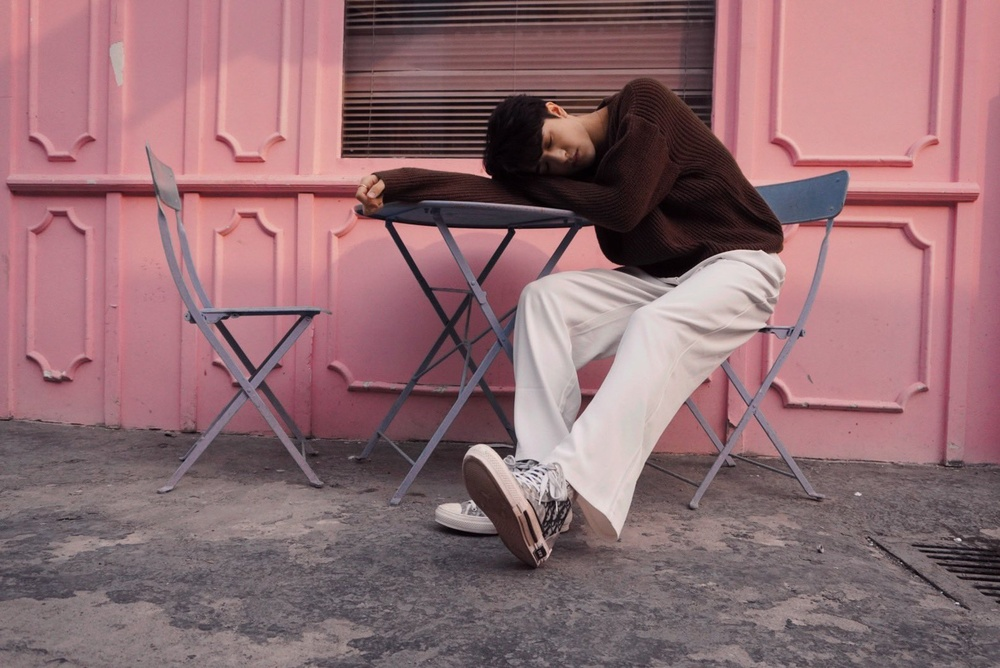
#> input picture Activity/Activity#3/image1.jpg, 1000 x 668 px, shrunk from 1566 x 1046 before the run
$ jupyter execute Lab3.2.ipynb
#> lines starting #> are read from the running program, lines starting #| are printed output that depends on the picture
[cell 1]
import cv2
import numpy as np
import matplotlib.pyplot as plt

[cell 2]
def pltHist (img):
    for k in range(len(img)):
        for i,col in enumerate(["r","g","b"]):
            hist = cv2.calcHist([img[k]],[i],None,[256],[0,255])
            ax[k,1].plot(hist,color = col)

[cell 3]
image = cv2.cvtColor(cv2.imread("image1.jpg"),cv2.COLOR_BGR2RGB)

#
r =cv2.equalizeHist(image[:,:,0])
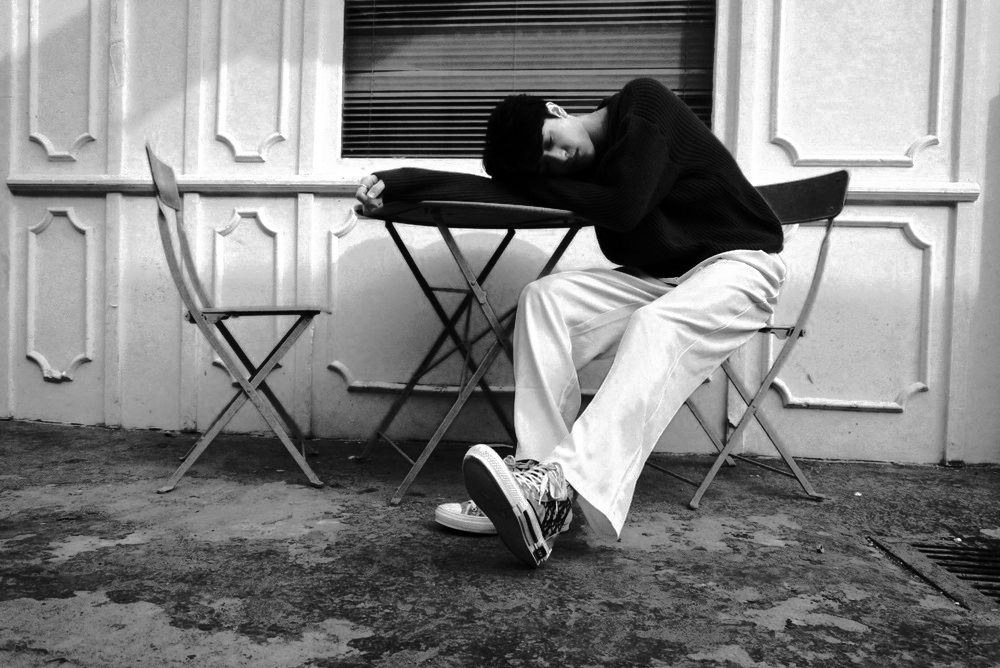
#> r: shape (668, 1000); min 0, max 255, mean 128.2
g =cv2.equalizeHist(image[:,:,1])
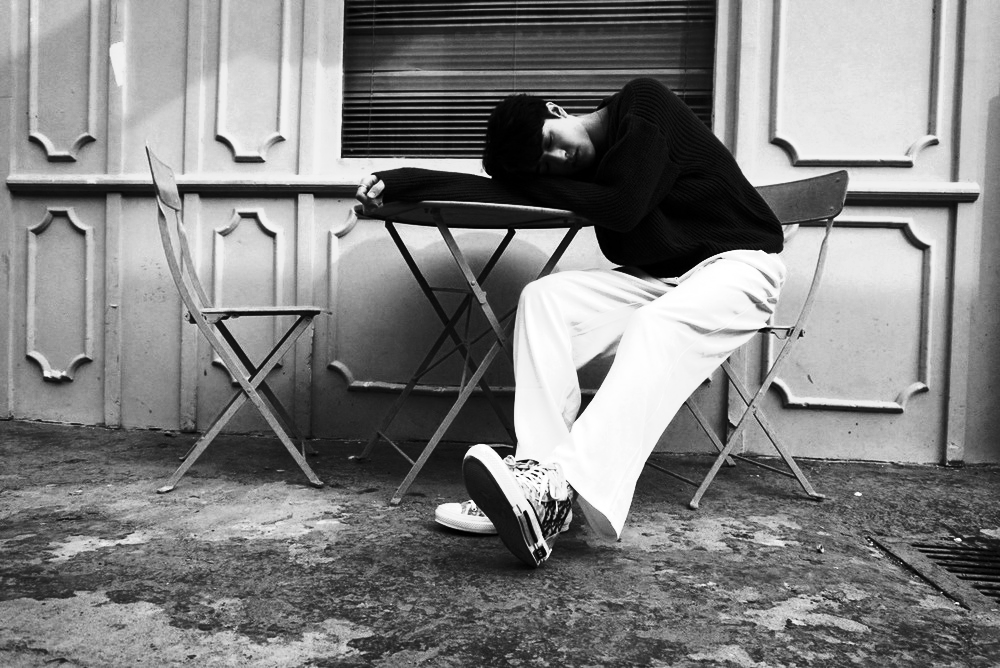
#> g: shape (668, 1000); min 0, max 255, mean 128.4
b =cv2.equalizeHist(image[:,:,2])
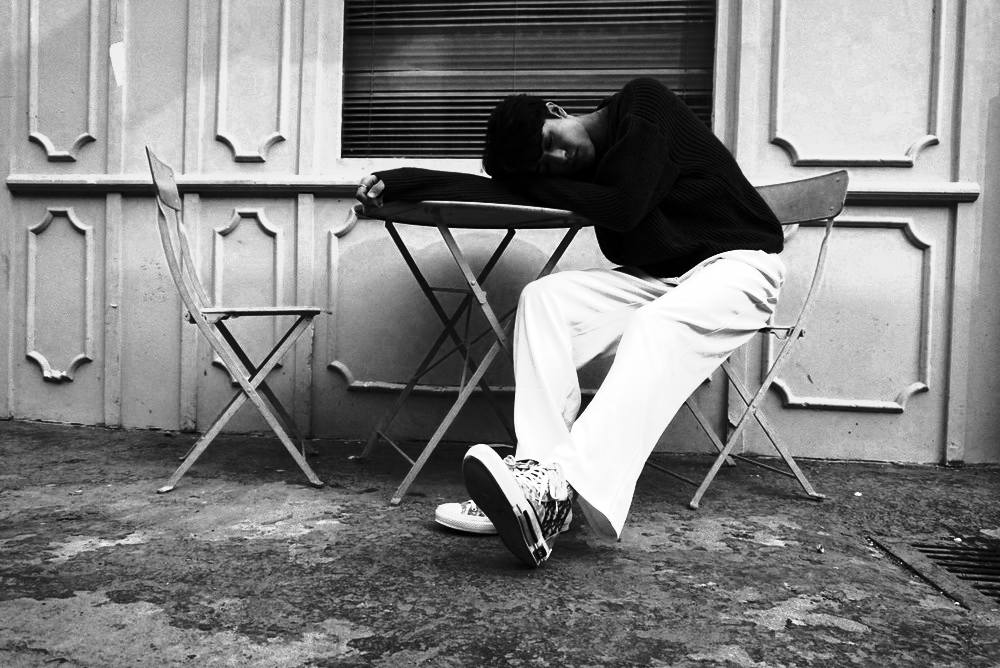
#> b: shape (668, 1000); min 0, max 255, mean 128.5

img_eq = cv2.merge((r,g,b))
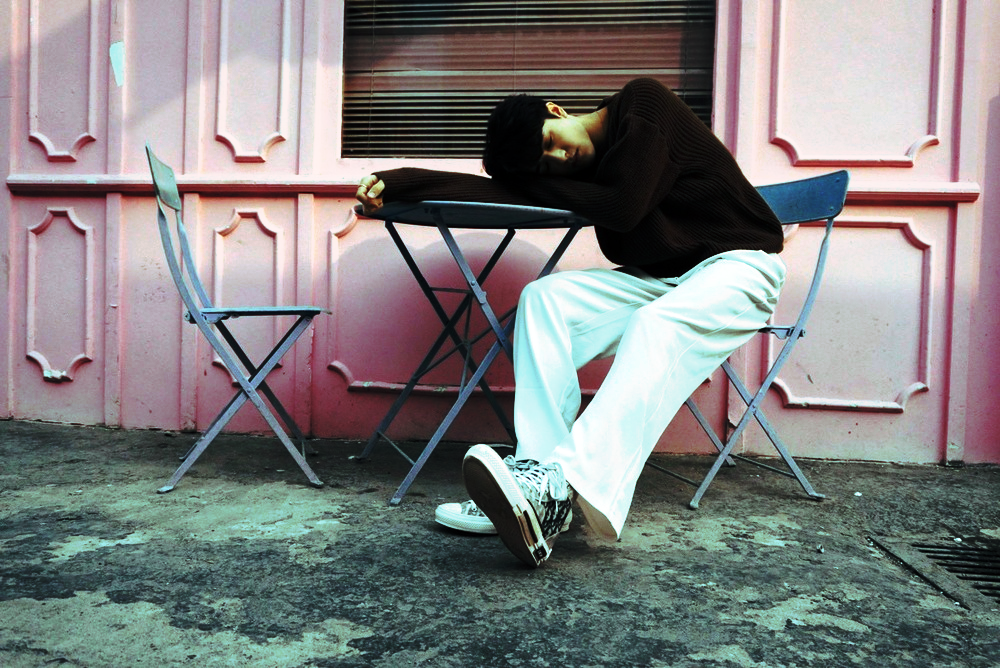
#> img_eq: shape (668, 1000, 3); mean R, G, B 128.2, 128.4, 128.5
img_array = [image,img_eq]

fig, ax = plt.subplots(2, 2, figsize=(10,8))
fig.patch.set_facecolor('white')

ax[0,0].set_title("Original Color Image")
ax[0,0].imshow(image)

ax[0,1].set_title("Hist Original Image")

ax[1,0].set_title("Equalized Image")
ax[1,0].imshow(img_eq)

ax[1,1].set_title("Hist Equalized Image")
pltHist(img_array)
#> the loop in pltHist, `for k in range(len(img)):` made 2 passes
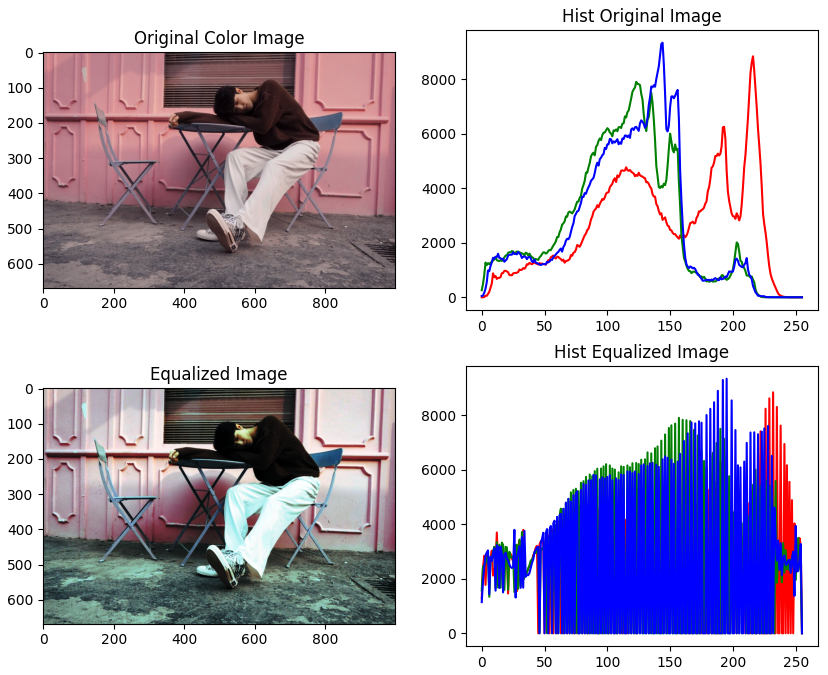
#> figure drawn by matplotlib, 4 panels; panel 2: curve peaks at x = 216, y = 8850; panel 2: curve peaks at x = 123, y = 7913; panel 2: curve peaks at x = 144, y = 9349; panel 4: curve peaks at x = 232, y = 8850

$ run again, with Activity/Activity#3/image2.jpg copied over Activity/Activity#3/image1.jpg
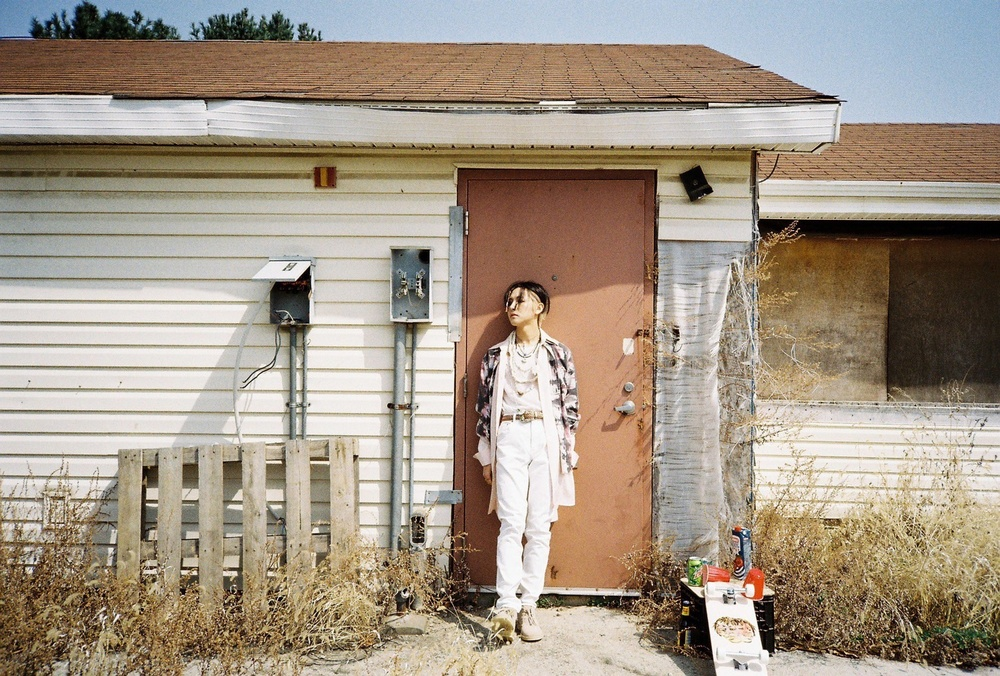
#> input picture Activity/Activity#3/image2.jpg, 1000 x 676 px, shrunk from 1556 x 1052 before the run
#> `img_eq = cv2.merge((r,g,b))`:
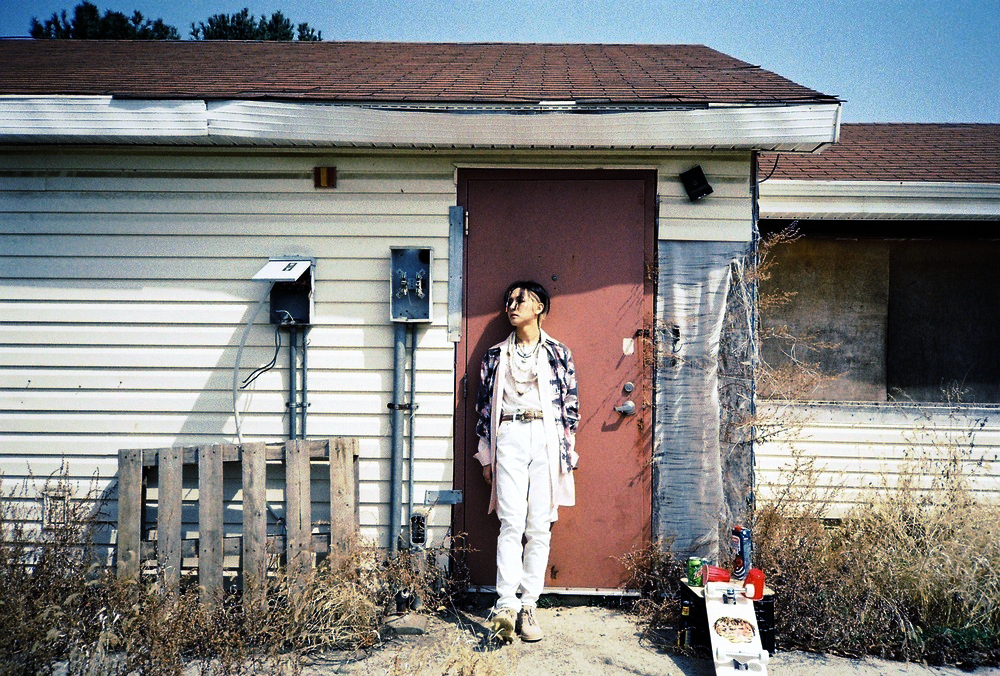
#> img_eq: shape (676, 1000, 3); mean R, G, B 128.1, 127.8, 127
#> the loop in pltHist, `for k in range(len(img)):` made 2 passes
#> `[cell 3] image = cv2.cvtColor(cv2.imread("image1.jpg"),cv2.COLOR_BGR2R..`:
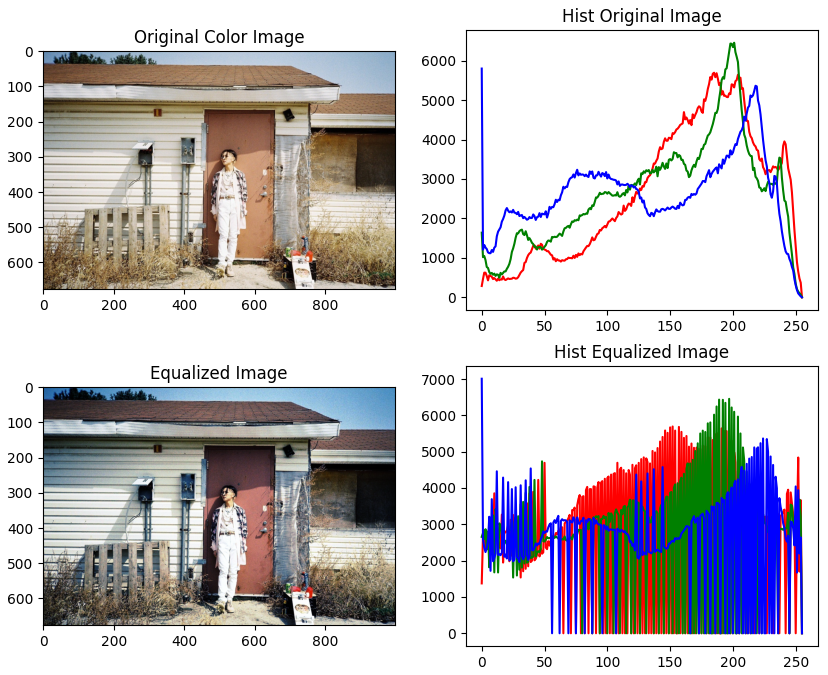
#> figure drawn by matplotlib, 4 panels; panel 2: curve peaks at x = 185, y = 5693; panel 2: curve peaks at x = 201, y = 6454; panel 2: curve peaks at x = 0, y = 5799; panel 4: curve peaks at x = 152, y = 5693
